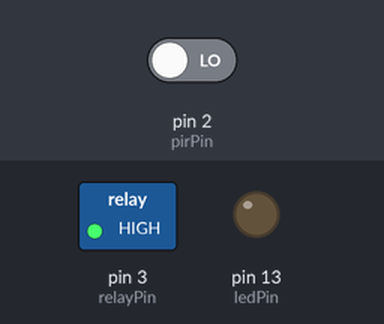
Simulated run of this sketch. Board: Arduino Uno, built with avr-gcc and run on an emulated ATmega328P. Shown: switched loads named in the sketch (green lamp = pin HIGH), output pins drawn as LEDs (lit = HIGH). The inputs (shaded band) are chosen by the test bench; at power-on: pin 2 (pirPin) LOW.

Above: at 4.8 s.
4.9 s: pin 2 (pirPin) driven HIGH
At 6.4 s:
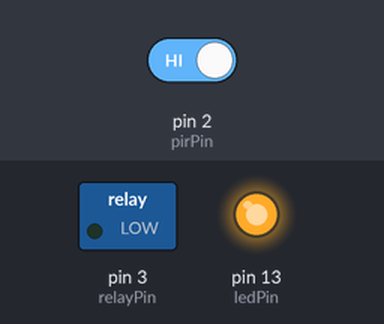
7.6 s: pin 2 (pirPin) driven LOW
Timing chart, 0 to 10.6 s (numbered marks = the images above; inputs shaded):
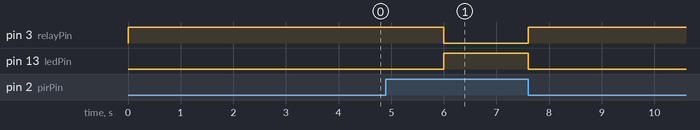

Measured:
- after the input at 4.9 s, pin 3 (relayPin): HIGH → LOW after 1.1 s; pin 13 (ledPin): LOW → HIGH after 1.1 s

The sketch:

sluiceMotion.ino
```cpp
/*
  By Qrules under GNU GPL v3 for Westwood Robotics 2015 BEST Season, Pay Dirt
  Used to run a pump that supplies water to a sluice box, controlled by a PIR motion detector to turn on water.
*/

#define pirPin 2 //Input pin of pir sensor. Connect yellow to this pin and rest to vcc & gnd
#define ledPin 13 //Change the number to change the pin set for a led indicator
#define relayPin 3 //Change to change pin for relay, attach stuff to common and normally open
int count = 0;

// the setup function runs once when you press reset or power the board
void setup() {
  // initialize led and relay pin as an output.
  pinMode(ledPin, OUTPUT);
  pinMode(relayPin, OUTPUT);
  pinMode(pirPin, INPUT);
}

// the loop function runs over and over again forever
void loop() {
  if(digitalRead(pirPin) == HIGH && count < 150)
   {
     digitalWrite(relayPin, LOW);   // turn the Relay on (Low is the voltage level to turn on normally open)
     digitalWrite(ledPin, HIGH);   // turn the LED on (HIGH is the voltage level)
     delay(50);
     count++;
   }
  else
  {
   digitalWrite(relayPin, HIGH);    // turn the Relay off by making the voltage High
   digitalWrite(ledPin, LOW);   // turn the LED on (HIGH is the v oltage level)
   count = 0;
   delay(2000);
  }
 }
```
